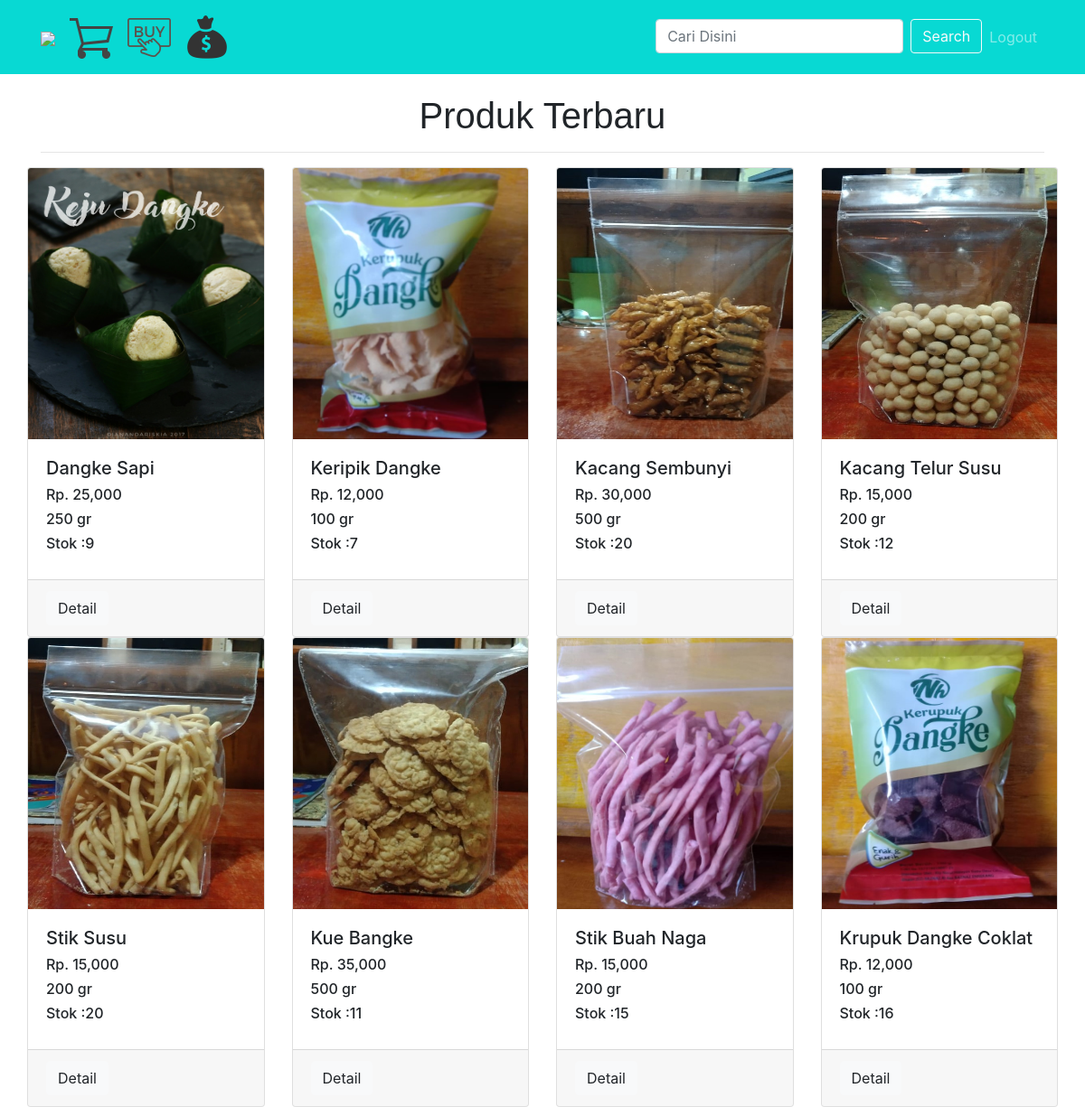
The app's page /index.php (signed in) with its own data.
### tables this page shows
CREATE TABLE `produk` (
  `id_produk` int(11) NOT NULL,
  `nama_produk` varchar(100) NOT NULL,
  `harga_produk` int(20) NOT NULL,
  `berat_produk` int(11) NOT NULL,
  `foto_produk` varchar(100) NOT NULL,
  `deskripsi_produk` text NOT NULL,
  `stok` int(3) NOT NULL
);

### index.php (the view, shortened to what this page needs)
<?php
include 'koneksi.php';
?>
<!DOCTYPE html>
<html lang="en">
<head>
  <link href="./vendor/bootstrap/css/bootstrap.css" rel="stylesheet">
  <link href="./css/shop-homepage.css" rel="stylesheet">
</head>
<body>
<?php include 'navbar.php'; ?>
<br>
<section class="konten">
<div class="container">
<br>
  <h1 style=" font-family: Arial; "><center>Produk Terbaru</center></h1>
  <hr>
    <div class="row">
        <div class="row">
          <?php $ambil = $koneksi->query("SELECT * FROM produk"); ?>
          <?php while ($perproduk = $ambil->fetch_assoc()) { ?>
      <div class="col-md-3">
        <div class="card" style="height: 520px;"> <img class="card-img-top" height="300px" width="350px" src="image/produk/<?php echo $perproduk['foto_produk']; ?>" alt="">
          <div class="card-body">
            <h5><?php echo $perproduk['nama_produk']; ?> </h5>
            <h6>Rp. <?php echo number_format($perproduk['harga_produk']); ?></h6>
            <h6><?php echo $perproduk['berat_produk']; ?> gr</h6>
			<h6>Stok :<?php echo $perproduk['stok']; ?></h6>
          </div>
          <div class="card-footer">
            <a href="detail.php?id=<?php echo $perproduk["id_produk"]; ?>" class="btn btn-light">
            Detail </a> </div>
        </div>
      </div>
          <?php } ?>
        </div>
      </div>
    </div>
</section>
</body>
</html>

### css/shop-homepage.css (style rules this page uses)
body { padding-top: 56px; }

### records on screen
produk: foto_produk (picture), nama_produk "Dangke Sapi", harga_produk "25,000", berat_produk "250", stok "9"
produk: foto_produk (picture), nama_produk "Keripik Dangke", harga_produk "12,000", berat_produk "100", stok "7"
produk: foto_produk (picture), nama_produk "Kacang Sembunyi", harga_produk "30,000", berat_produk "500", stok "20"
produk: foto_produk (picture), nama_produk "Kacang Telur Susu", harga_produk "15,000", berat_produk "200", stok "12"
produk: foto_produk (picture), nama_produk "Stik Susu", harga_produk "15,000", berat_produk "200", stok "20"
produk: foto_produk (picture), nama_produk "Kue Bangke", harga_produk "35,000", berat_produk "500", stok "11"
produk: foto_produk (picture), nama_produk "Stik Buah Naga", harga_produk "15,000", berat_produk "200", stok "15"
produk: foto_produk (picture), nama_produk "Krupuk Dangke Coklat", harga_produk "12,000", berat_produk "100", stok "16"
